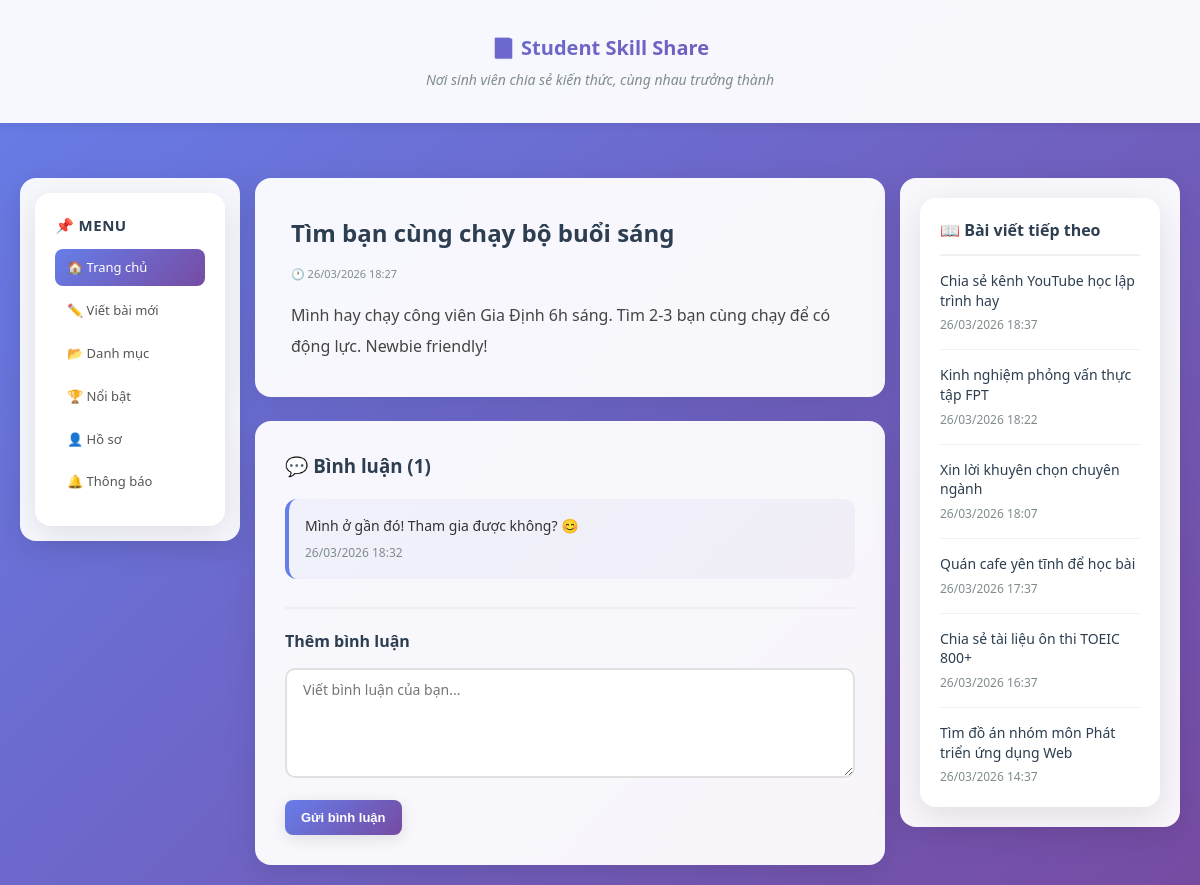
/post.php?id=19, run on the app's committed database.
### tables this page shows
CREATE TABLE IF NOT EXISTS posts (
    id INT AUTO_INCREMENT PRIMARY KEY,
    title VARCHAR(255) NOT NULL,
    content TEXT NOT NULL,
    like_count INT DEFAULT 0,
    created_at TIMESTAMP DEFAULT CURRENT_TIMESTAMP
);

CREATE TABLE IF NOT EXISTS comments (
    id INT AUTO_INCREMENT PRIMARY KEY,
    post_id INT NOT NULL,
    content TEXT NOT NULL,
    created_at TIMESTAMP DEFAULT CURRENT_TIMESTAMP,
    FOREIGN KEY (post_id) REFERENCES posts(id) ON DELETE CASCADE
);

### app/config/database.php (called while the page is built, shortened)
<?php
function getConnection() {
    static $pdo = null;
    if ($pdo === null) {
        try {
            $dsn = "mysql:host=" . DB_HOST . ";dbname=" . DB_NAME . ";charset=utf8mb4";
            $pdo = new PDO($dsn, DB_USER, DB_PASS);
            $pdo->setAttribute(PDO::ATTR_ERRMODE, PDO::ERRMODE_EXCEPTION);
            $pdo->setAttribute(PDO::ATTR_DEFAULT_FETCH_MODE, PDO::FETCH_ASSOC);
        } catch (PDOException $e) {
            error_log("Database connection failed: " . $e->getMessage());
            die("
                <!DOCTYPE html>
                <html>
                <head>
                    <meta charset='UTF-8'>
                    <title>Lỗi kết nối</title>
                    <style>
                        body { font-family: Arial; padding: 50px; background: #f5f5f5; }
                        .error-box { background: white; padding: 30px; border-radius: 10px; max-width: 600px; margin: 0 auto; box-shadow: 0 2px 10px rgba(0,0,0,0.1); }
                        h2 { color: #e74c3c; }
                        .steps { background: #f9f9f9; padding: 15px; border-left: 4px solid #3498db; margin: 20px 0; }
                    </style>
                </head>
                <body>
                    <div class='error-box'>
                        <h2>⚠️ Không thể kết nối database</h2>
                        <p>Vui lòng kiểm tra:</p>
                        <div class='steps'>
                            <ol>
                                <li>MySQL đã chạy trong XAMPP chưa?</li>
                                <li>Database 'student_blog' đã được tạo chưa?</li>
                                <li>Đã import file database.sql chưa?</li>
                                <li>Thông tin kết nối trong app/config/database.php đúng chưa?</li>
                            </ol>
                        </div>
                        <p><strong>Lỗi:</strong> " . htmlspecialchars($e->getMessage()) . "</p>
                        <p><a href='test-db.php' style='color: #3498db;'>→ Test kết nối database</a></p>
                    </div>
                </body>
                </html>
            ");
        }
    }
    return $pdo;
}

### app/models/Post.php (called while the page is built, shortened)
<?php
require_once __DIR__ . '/../config/database.php';
class Post {
    private $pdo;
    public function __construct() {
        $this->pdo = getConnection();
    }
    public function getSuggested($excludeId, $limit = 5) {
        $stmt = $this->pdo->prepare("SELECT id, title, created_at FROM posts WHERE id != :excludeId ORDER BY created_at DESC LIMIT :limit");
        $stmt->bindValue(':excludeId', (int)$excludeId, PDO::PARAM_INT);
        $stmt->bindValue(':limit', (int)$limit, PDO::PARAM_INT);
        $stmt->execute();
        return $stmt->fetchAll();
    }
    public function getById($id) {
        $stmt = $this->pdo->prepare("SELECT * FROM posts WHERE id = ?");
        $stmt->execute([$id]);
        return $stmt->fetch();
    }
}

### app/helpers/helpers.php (called while the page is built, shortened)
<?php
function escape($string) {
    return htmlspecialchars($string, ENT_QUOTES, 'UTF-8');
}
function formatDate($datetime) {
    return date('d/m/Y H:i', strtotime($datetime));
}

### app/models/Comment.php (called while the page is built, shortened)
<?php
require_once __DIR__ . '/../config/database.php';
class Comment {
    private $pdo;
    public function __construct() {
        $this->pdo = getConnection();
    }
    public function getByPostId($postId) {
        $stmt = $this->pdo->prepare("SELECT * FROM comments WHERE post_id = ? ORDER BY created_at ASC");
        $stmt->execute([$postId]);
        return $stmt->fetchAll();
    }
}

### public/post.php (the view, shortened to what this page needs)
<?php
require_once __DIR__ . '/../app/models/Post.php';
require_once __DIR__ . '/../app/models/Comment.php';
require_once __DIR__ . '/../app/helpers/helpers.php';
$postId = isset($_GET['id']) ? (int)$_GET['id'] : 0;
$postModel = new Post();
$commentModel = new Comment();
$post = $postModel->getById($postId);
$comments = $commentModel->getByPostId($postId);
$suggested = $postModel->getSuggested($postId, 6);
?>
<!DOCTYPE html>
<html lang="vi">
<head>
    <link rel="stylesheet" href="assets/style.css">
</head>
<body>
    <header>
        <div class="container">
            <h1>📘 Student Skill Share</h1>
            <p class="slogan">Nơi sinh viên chia sẻ kiến thức, cùng nhau trưởng thành</p>
        </div>
    </header>
    <div class="container">
        <div class="layout-grid layout-grid--detail">
            <aside class="sidebar-left">
                <nav class="side-menu">
                    <h4>📌 Menu</h4>
                    <ul>
                        <li><a href="index.php" class="active">🏠 Trang chủ</a></li>
                        <li><a href="create.php">✏️ Viết bài mới</a></li>
                        <li><a href="#" class="coming-soon" data-feature="Danh mục chủ đề">📂 Danh mục</a></li>
                        <li><a href="#" class="coming-soon" data-feature="Bảng xếp hạng">🏆 Nổi bật</a></li>
                        <li><a href="#" class="coming-soon" data-feature="Hồ sơ cá nhân">👤 Hồ sơ</a></li>
                        <li><a href="#" class="coming-soon" data-feature="Thông báo">🔔 Thông báo</a></li>
                    </ul>
                </nav>
            </aside>
            <main class="main-content">
                <div class="post-detail">
                    <h2><?= escape($post['title']) ?></h2>
                    <div class="post-meta">🕐 <?= formatDate($post['created_at']) ?></div>
                    <div class="post-content"><?= nl2br(escape($post['content'])) ?></div>
                </div>
                <div class="comments-section">
                    <h3>💬 Bình luận (<?= count($comments) ?>)</h3>
                    <?php if (empty($comments)): ?>
                        <div class="empty-state"><p>Chưa có bình luận nào. Hãy là người đầu tiên!</p></div>
                    <?php else: ?>
                        <?php foreach ($comments as $comment): ?>
                            <div class="comment-item">
                                <div class="comment-content"><?= nl2br(escape($comment['content'])) ?></div>
                                <div class="comment-meta"><?= formatDate($comment['created_at']) ?></div>
                            </div>
                        <?php endforeach; ?>
                    <?php endif; ?>
                    <div class="comment-form">
                        <h4>Thêm bình luận</h4>
                        <form method="POST" action="comment.php">
                            <div class="form-group">
                                <textarea name="content" placeholder="Viết bình luận của bạn..." required></textarea>
                            </div>
                            <button type="submit" class="btn btn-primary">Gửi bình luận</button>
                        </form>
                    </div>
                </div>
            </main>
            <aside class="sidebar-right">
                <div class="suggested-posts">
                    <h4>📖 Bài viết tiếp theo</h4>
                    <?php if (empty($suggested)): ?>
                        <p class="no-suggest">Chưa có bài viết nào khác.</p>
                    <?php else: ?>
                        <ul>
                            <?php foreach ($suggested as $s): ?>
                                <li>
                                    <a href="post.php?id=<?= $s['id'] ?>"><?= escape($s['title']) ?></a>
                                    <span class="suggest-date"><?= formatDate($s['created_at']) ?></span>
                                </li>
                            <?php endforeach; ?>
                        </ul>
                    <?php endif; ?>
                </div>
            </aside>
        </div>
    </div>
</body>
</html>

### data on the page
posts: title "Tìm bạn cùng chạy bộ buổi sáng", created_at "26/03/2026 18:27", content "Mình hay chạy công viên Gia Định 6h sáng. Tìm 2-3 bạn cùng chạy để có động lực. Newbie friendly!"
comments: content "Mình ở gần đó! Tham gia được không? 😊", created_at "26/03/2026 18:32"
posts: title "Chia sẻ kênh YouTube học lập trình hay", created_at "26/03/2026 18:37"
posts: title "Kinh nghiệm phỏng vấn thực tập FPT", created_at "26/03/2026 18:22"
posts: title "Xin lời khuyên chọn chuyên ngành", created_at "26/03/2026 18:07"
posts: title "Quán cafe yên tĩnh để học bài", created_at "26/03/2026 17:37"
posts: title "Chia sẻ tài liệu ôn thi TOEIC 800+", created_at "26/03/2026 16:37"
posts: title "Tìm đồ án nhóm môn Phát triển ứng dụng Web", created_at "26/03/2026 14:37"

### other printed values
count($comments) "1"
